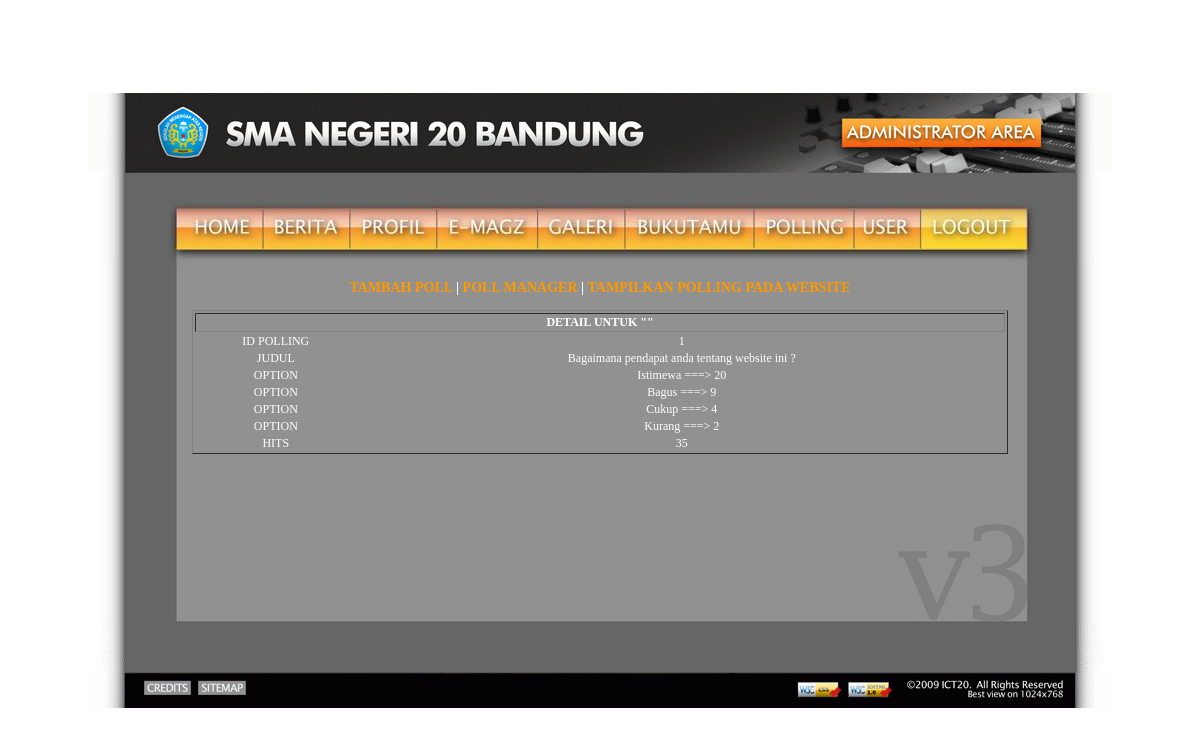
The app's page /admin/index.php?p=polling&mode=view&id=1 (signed in) with its own data.
### tables this page shows
CREATE TABLE IF NOT EXISTS `poll_data` (
  `id` int(5) unsigned NOT NULL auto_increment,
  `judul` varchar(100) NOT NULL,
  PRIMARY KEY  (`id`)
);

CREATE TABLE IF NOT EXISTS `poll_opsi` (
  `id` int(5) unsigned NOT NULL auto_increment,
  `pid` int(5) NOT NULL,
  `opsi` varchar(50) NOT NULL,
  `hits` int(100) NOT NULL default '0',
  PRIMARY KEY  (`id`)
);

### admin/modules/polling.php (the view, shortened to what this page needs)
<?php
echo "<h3 align=\"center\"><a href=\"index.php?p=polling&amp;mode=add\">TAMBAH POLL</a> | <a href=\"index.php?p=polling\">POLL MANAGER</a> | <a href=\"index.php?p=polling&mode=show\">TAMPILKAN POLLING PADA WEBSITE</a></h3>";
$mode=$_GET['mode'];
$id=$_GET['id'];
?>
  </tr><?php
if(isset($mode) && $mode==='view')
{
	$result2=mysql_query("SELECT * FROM poll_data WHERE id='$id'");
	$row2=mysql_fetch_object($result2);
?>
	<table width="80%" border="1" align="center">
	  <tr>
		<th colspan="2">DETAIL UNTUK  &quot;<?=$row2->nama_lengkap;?>&quot;</th>
	  </tr>
	  <tr>
		<td width="20%">ID POLLING </td>
	    <td><?=$row2->id; ?></td>
	  </tr>
	  <tr>
		<td width="20%">JUDUL</td>
	  	<td><?=$row2->judul; ?></td>
	  </tr><?php
	  $result4=mysql_query("SELECT * FROM poll_opsi WHERE pid='$row2->id'");
	  while($row4=mysql_fetch_object($result4))
	  {
	  ?>
	  <tr>
		<td>OPTION</td>
		<td><?php echo "$row4->opsi ===> $row4->hits"; ?></td>
	  </tr>
	  <?php
	  }
	  ?>
	  <tr>
		<td>HITS</td>
		<td><?php $result4 = mysql_query("SELECT sum(hits) as hits FROM poll_opsi WHERE pid='$row2->id'");
		$query_data=mysql_fetch_array($result4);
		$total_hits= (float) $query_data["hits"];
		echo $total_hits; ?></td>
	  </tr>
</table>
<?php
}
?>

### css/style.css (style rules this page uses)
html,body { height: 100%; width: 100%; margin: 0; padding: 0; }
table.centerBoth,table.centerBoth td { padding: 0; margin: 0; border: 0 none; }
table.centerBoth td { text-align: center; }
table.admin a { color: #FF9900; text-decoration: none; }

### records on screen
poll_data: id "1", judul "Bagaimana pendapat anda tentang website ini ?"
poll_opsi: opsi "Istimewa", hits "20"
poll_opsi: opsi "Bagus", hits "9"
poll_opsi: opsi "Cukup", hits "4"
poll_opsi: opsi "Kurang", hits "2"

### other values on screen
$total_hits "35"
